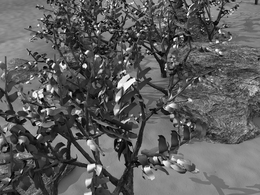
%> input picture 3.5_OpticFlow/dataset/eval-data-gray/Grove/frame07.png, 260 x 195 px, shrunk from 640 x 480 before the run; its folder holds 4 pictures in this run
$ octave OpticalFlowMain.m   (GNU Octave 9; MATLAB toolbox functions it lacks are replaced by stand-ins)
%> lines starting %> are read from the running program, lines starting %| are printed output that depends on the picture
clear all
clc
close all
% Load images.
% addpath('./../dataset/eval-data-gray/Wooden/');
addpath('./../dataset/eval-data-gray/Grove/');
% Extract images dataset.
% images.filename = ls('./../dataset/eval-data-gray/Wooden/*.png');
images.filename = ls('./../dataset/eval-data-gray/Grove/*.png');
numImages = size(images.filename, 1);
% Open video writer, prepare for recording.
% vid = VideoWriter('Wooden_LK', 'MPEG-4');
vid = VideoWriter('Grove_LK', 'MPEG-4');
vid.FrameRate = 3;
open(vid);
for k = 1 : numImages - 1
    image1 = imread(images.filename(k, :));
%> image1 is the input picture: size 195x260 uint8; min 0, max 255, mean 93.4
    image2 = imread(images.filename(k+1, :));
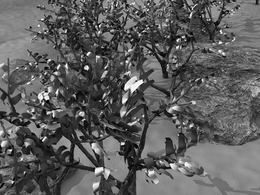
%> input picture 3.5_OpticFlow/dataset/eval-data-gray/Grove/frame08.png, 260 x 195 px, shrunk from 640 x 480 before the run
%> image2 is the input picture: size 195x260 uint8; min 0, max 255, mean 93.1
    image1 = im2double(image1);
%> image1: size 195x260 double
    image2 = im2double(image2);
%> image2: size 195x260 double
    % Calculate gradients.
    [Ix, Iy] = imgradientxy(image1); % G_x = [1 0 -1; 2 0 -2; 1 0 -1]; G_y = [1 2 1; 0 0 0; -1 -2 -1].
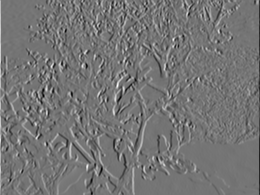
%> Ix: size 195x260 double; min -3.22, max 3.79, mean 9.49e-05; drawn with min black and max white
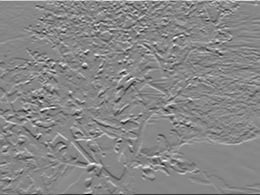
%> Iy: size 195x260 double; min -3.68, max 3.26, mean 0.000403; drawn with min black and max white
    It = double(image2 - image1);
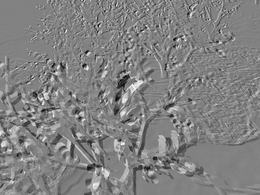
%> It: size 195x260 double; min -0.945, max 0.906, mean -0.000942; drawn with min black and max white
    % Assume velocity of pixels in the window are the same.
    windowSize = 41; % 41*41 pixel window
    halfWindowSize = floor(windowSize / 2); % =20
    u = zeros(size(image1));
    v = zeros(size(image1));
    for i = round(windowSize / 2) : size(image1, 1) - halfWindowSize
        for j = round(windowSize / 2) : size(image1, 2) - halfWindowSize
            IxWindow = Ix(i - halfWindowSize : i + halfWindowSize, j - halfWindowSize : j + halfWindowSize);
            IyWindow = Iy(i - halfWindowSize : i + halfWindowSize, j - halfWindowSize : j + halfWindowSize);
            ItWindow = It(i - halfWindowSize : i + halfWindowSize, j - halfWindowSize : j + halfWindowSize);
            IxWindow = IxWindow(:);
            IyWindow = IyWindow(:);
            b = -ItWindow(:);
            A = [IxWindow IyWindow];
            % Calculate the window velocity and assign it to the pixels.
            % A*v=b --> A^t*A*v=A^t*b --> v = (A^t*A)^(-1) * A^t*b
            uv = [sum(IxWindow .^ 2) sum(IxWindow .* IyWindow); sum(IyWindow .* IxWindow) sum(IyWindow .^ 2)] ...
                 \ [sum(IxWindow .* b); sum(IyWindow .* b)];
            u(i, j) = uv(1);
            v(i, j) = uv(2);
        end
    end
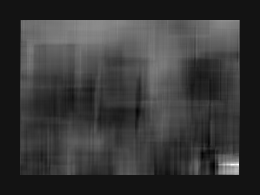
%> u: size 195x260 double; min -0.0211, max 0.259, mean 0.0396; drawn with min black and max white
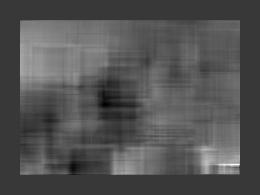
%> v: size 195x260 double; min -0.051, max 0.178, mean 0.0239; drawn with min black and max white
    % downsize u and v to smooth results.
    scale = 25;
    uu = u(1:scale:end, 1:scale:end);
    vv = v(1:scale:end, 1:scale:end);
    [x,y] = meshgrid(0:scale:size(image1, 2), 0:scale:size(image1, 1));
    x=x+1;
    y=y+1;
    % Plot.
    figure(1);
    imshow(image1);
    hold on;
    quiver(x, y, uu, vv, 'y')
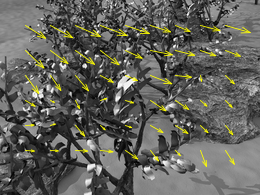
%> figure redrawn from the program's plot data
    % Record video
    frame = getframe(gca);
    writeVideo(vid, frame);
end
%> pass 2 of the loop `for k = 1 : numImages - 1`:
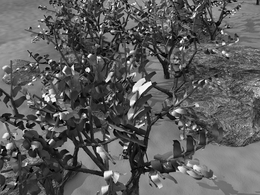
%> input picture 3.5_OpticFlow/dataset/eval-data-gray/Grove/frame09.png, 260 x 195 px, shrunk from 640 x 480 before the run
%> image2 is the input picture: size 195x260 uint8; min 0, max 255, mean 92.7
%> image2: size 195x260 double
%> after the loop `for i = round(windowSize / 2) : size(image1, 1) - halfWindowSize`:
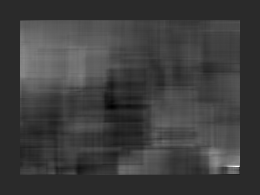
%> v: size 195x260 double; min -0.0492, max 0.249, mean 0.0231; drawn with min black and max white
%> `quiver(x, y, uu, vv, 'y')`:
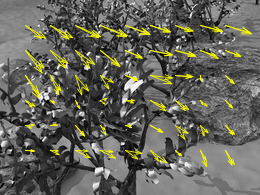
%> figure redrawn from the program's plot data
%> pass 3 of the loop `for k = 1 : numImages - 1`:
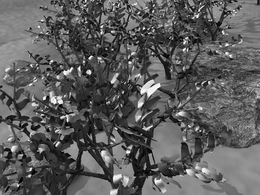
%> input picture 3.5_OpticFlow/dataset/eval-data-gray/Grove/frame10.png, 260 x 195 px, shrunk from 640 x 480 before the run
%> image2 is the input picture: size 195x260 uint8; min 0, max 255, mean 92.4
%> image2: size 195x260 double
%> after the loop `for i = round(windowSize / 2) : size(image1, 1) - halfWindowSize`:
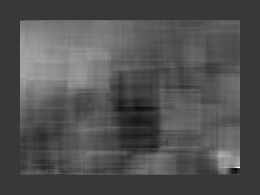
%> v: size 195x260 double; min -0.0544, max 0.191, mean 0.0236; drawn with min black and max white
%> `quiver(x, y, uu, vv, 'y')`:
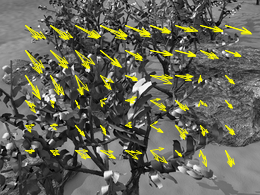
%> figure redrawn from the program's plot data
close(vid)
